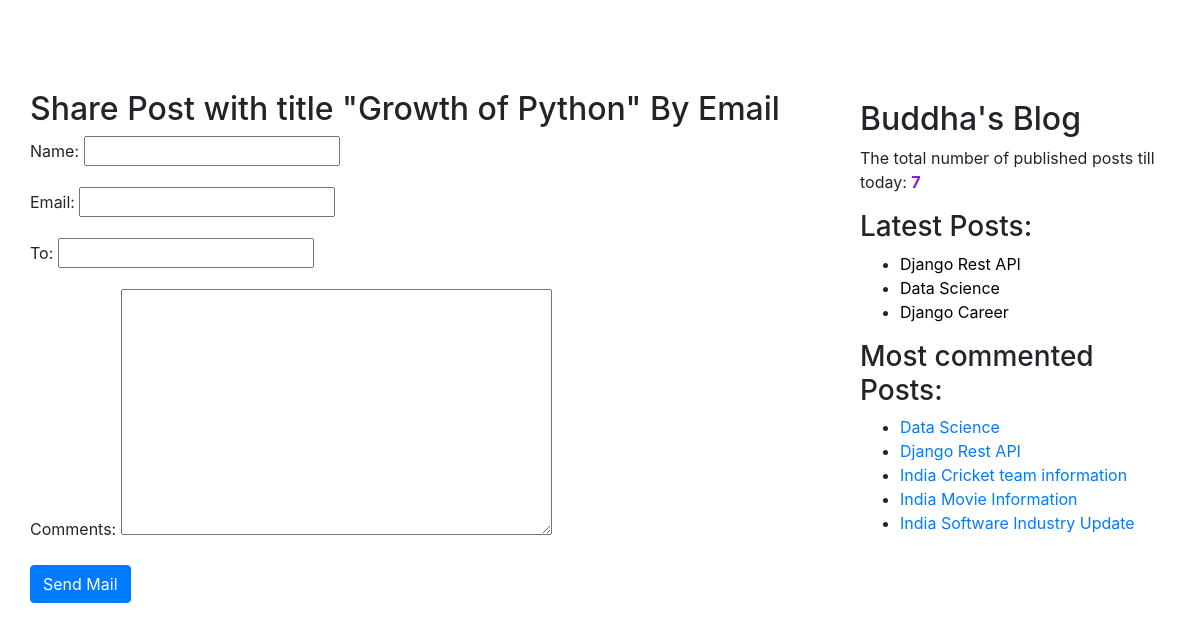
Screenshot of /4/share/ with the database file from the repository.
### blogapp/models.py (models this page shows, shortened)
class Post(models.Model):
    STATUS_CHOICES = (('draft', 'Draft'), ('published', 'Published'))
    title = models.CharField(max_length=256)
    slug = models.SlugField(max_length=264, unique_for_date='publish')
    author = models.ForeignKey(User, related_name='blog_posts', on_delete=models.CASCADE)
    body = models.TextField()
    publish = models.DateTimeField(default=timezone.now)
    created = models.DateTimeField(auto_now_add=True)
    updated = models.DateTimeField(auto_now=True)
    status = models.CharField(max_length=10, choices=STATUS_CHOICES, default='draft')
    objects = CustomManager()
    tags = TaggableManager()
    class Meta:
        ordering = ('-publish',)
    def get_absolute_url(self):
        return reverse('post_detail', args=[self.publish.year, self.publish.strftime('%m'),
                                            self.publish.strftime('%d'), self.slug])

### blogapp/views.py (the view)
# urls.py: path('<int:id>/share/', views.mail_send_view),
def mail_send_view(request, id):
    post = get_object_or_404(Post, id=id, status='published')
    sent = False
    if request.method == 'POST':
        form = EmailSendForm(request.POST)
        if form.is_valid():
            cd = form.cleaned_data
            post_url = request.build_absolute_uri(post.get_absolute_url())
            subject = '{}({}) recommends you to read "{}"'.format(cd['name'], cd['email'], post.title)
            message = 'Read Post At: \n {}\n\n{}\'s Comments:\n{}'.format(post_url, cd['name'], cd['comments'])
            send_mail(subject, message, 'vamshibuddha@blog.com', [cd['to']])
            sent = True
    else:
        form = EmailSendForm()
    return render(request, 'blogapp/sharebyemail.html', {'form': form, 'post': post, 'sent': sent})

### blogapp/forms.py
class EmailSendForm(forms.Form):
    name = forms.CharField()
    email = forms.EmailField()
    to = forms.EmailField()
    comments = forms.CharField(required=False, widget=forms.Textarea)

### blogapp/models.py (called while the page is built)
    def get_queryset(self):
        return super().get_queryset().filter(status='published')

### blogapp/templatetags/blogapp_tags.py (called while the page is built)
@register.simple_tag(name='my_tag')
def total_posts():
    return Post.objects.count()

@register.inclusion_tag('blogapp/latest_posts123.html')
def show_latest_posts():
    latest_posts = Post.objects.order_by('-publish')[:3]
    return {'latest_posts': latest_posts}

@register.simple_tag
def get_most_commented_posts(count=5):
    return Post.objects.annotate(total_comments=Count('comments')).order_by('-total_comments')[:count]

### templates/blogapp/sharebyemail.html (shortened to what this page needs)
<!DOCTYPE html>
{% extends 'blogapp/base.html'%}
    {%block content%}
    {%if sent%}
        <h2>Email Successfully sent!!!</h2>
        <h5>Post with title {{post.title}} information shared by email</h5>
    {%else%}
        <h2>Share Post with title "{{post.title}}" By Email</h2>
        <form method="post">
            {{form.as_p}}
            <input type="submit" class="btn btn-primary" value="Send Mail">
        </form>
    {%endif%}
    {%endblock%}

### templates/blogapp/base.html (shortened to what this page needs)
<!DOCTYPE html>
{%load blogapp_tags%}
{%load static%}
<html lang="en">
<head>
    <link rel="stylesheet" href="https://stackpath.bootstrapcdn.com/bootstrap/4.3.1/css/bootstrap.min.css"
>
    <link rel="stylesheet" href="{% static "css/blogstyle.css" %}">
</head>
<body>
<div class="content">
    {%block content%}
    {%endblock%}
</div>
<div class="sidebar">
    <h2>Buddha's Blog</h2>
    <p>The total number of published posts till today: <span id="pcount">{%my_tag%}</span></p>
    <h3>Latest Posts: </h3>{% show_latest_posts %}
    <h3>Most commented Posts:</h3>
    {% get_most_commented_posts as most_commented_posts %}
    <ul>
        {%for post in most_commented_posts%}
        <li><a href="{{post.get_absolute_url}}">{{post.title}}</a></li>
        {%endfor%}
    </ul>
</div>
</body>
</html>

### templates/blogapp/latest_posts123.html
<ul>
    {%for post in latest_posts %}
    <li><a class="one" href="{{post.get_absolute_url}}">{{post.title}}</a></li>
    {%endfor%}
</ul>

### static/css/blogstyle.css (style rules this page uses)
.content { width : 70% ; float : left ; padding : 30px; margin-top: 60px; }
.sidebar { width: 30% ; float: right ; padding : 20px; margin-top: 80px; }
#pcount { color: #8D20C4; font-weight: bold; }
a.one:link { color:#000000; }

### rows the page displays
Post: title "Growth of Python"
Post: title "Django Rest API"
Post: title "Data Science"
Post: title "Django Career"
Post: title "India Cricket team information"
Post: title "India Movie Information"
Post: title "India Software Industry Update"
